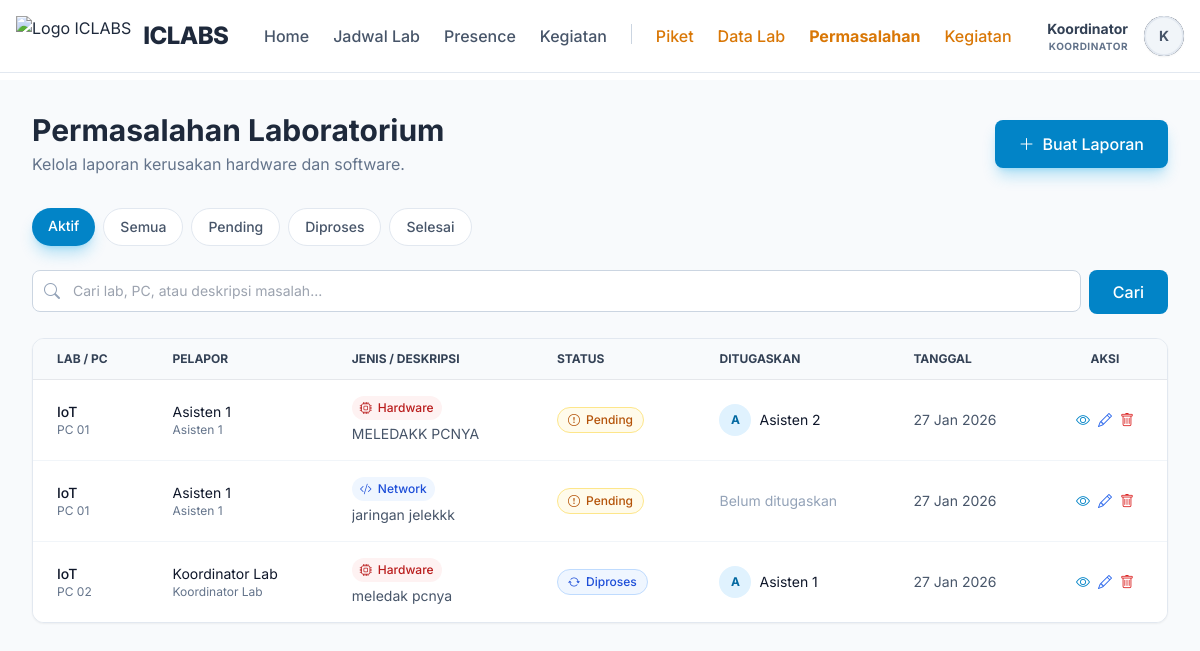
The app's page /public/koordinator/problems (signed in) with its own data.
### tables this page shows
CREATE TABLE `lab_problems` (
  `id` int(11) NOT NULL AUTO_INCREMENT,
  `laboratory_id` int(11) NOT NULL,
  `pc_number` varchar(50) DEFAULT NULL,
  `problem_type` enum('hardware','software','network','other') NOT NULL,
  `description` text NOT NULL,
  `status` enum('reported','in_progress','resolved') DEFAULT 'reported',
  `reported_by` int(11) NOT NULL,
  `assigned_to` int(11) DEFAULT NULL,
  `reported_at` timestamp NOT NULL DEFAULT current_timestamp(),
  `started_at` datetime DEFAULT NULL,
  `completed_at` datetime DEFAULT NULL,
  PRIMARY KEY (`id`),
  KEY `reported_by` (`reported_by`),
  KEY `idx_lab_problems_status` (`status`),
  KEY `idx_lab_problems_lab` (`laboratory_id`),
  KEY `fk_lab_problems_assigned` (`assigned_to`),
  CONSTRAINT `fk_lab_problems_assigned` FOREIGN KEY (`assigned_to`) REFERENCES `users` (`id`) ON DELETE SET NULL,
  CONSTRAINT `lab_problems_ibfk_1` FOREIGN KEY (`laboratory_id`) REFERENCES `laboratories` (`id`) ON DELETE CASCADE,
  CONSTRAINT `lab_problems_ibfk_2` FOREIGN KEY (`reported_by`) REFERENCES `users` (`id`) ON DELETE CASCADE
);

CREATE TABLE `laboratories` (
  `id` int(11) NOT NULL AUTO_INCREMENT,
  `lab_name` varchar(100) NOT NULL,
  `image` varchar(255) DEFAULT NULL,
  `description` text DEFAULT NULL,
  `pc_count` int(11) DEFAULT 0,
  `tv_count` int(11) DEFAULT 0,
  `capacity` int(11) DEFAULT 0,
  `status` enum('active','maintenance','inactive') DEFAULT 'active',
  `location` varchar(100) DEFAULT NULL,
  `building` varchar(50) DEFAULT NULL,
  `floor` varchar(10) DEFAULT NULL,
  `room_number` varchar(20) DEFAULT NULL,
  PRIMARY KEY (`id`)
);

CREATE TABLE `users` (
  `id` int(11) NOT NULL AUTO_INCREMENT,
  `name` varchar(100) NOT NULL,
  `email` varchar(100) NOT NULL,
  `phone` varchar(20) DEFAULT NULL,
  `password` varchar(255) NOT NULL,
  `role_id` int(11) NOT NULL,
  `status` enum('active','inactive') DEFAULT 'active',
  `created_at` timestamp NOT NULL DEFAULT current_timestamp(),
  PRIMARY KEY (`id`),
  UNIQUE KEY `email` (`email`),
  KEY `idx_users_email` (`email`),
  KEY `idx_users_role` (`role_id`),
  CONSTRAINT `users_ibfk_1` FOREIGN KEY (`role_id`) REFERENCES `roles` (`id`)
);

### app/views/koordinator/problems/index.php (the view, shortened to what the rows shown need)
<?php include APP_PATH . '/views/layouts/header.php'; ?>
<div class="bg-slate-50 min-h-screen py-8">
    <div class="max-w-7xl mx-auto px-4 sm:px-6 lg:px-8">
        <div class="flex flex-col md:flex-row justify-between items-center mb-8 gap-4">
            <div>
                <h1 class="text-3xl font-bold text-slate-800">Permasalahan Laboratorium</h1>
            </div>
        </div>
        <div class="bg-white rounded-xl shadow-sm border border-slate-200 overflow-hidden">
            <?php if (empty($problems)): ?>
                <div class="p-12 text-center">
                    <div class="w-20 h-20 bg-slate-50 rounded-full flex items-center justify-center mx-auto mb-4">
                        <i class="bi bi-clipboard-check text-4xl text-slate-300"></i>
                    </div>
                    <h3 class="text-lg font-medium text-slate-900">Tidak ada masalah ditemukan</h3>
                    <p class="text-slate-500 mt-1">
                        <?php if (!empty($filters['search'])): ?>
                            Tidak ada hasil untuk pencarian "<?= htmlspecialchars($filters['search']) ?>"
                        <?php else: ?>
                            Saat ini tidak ada laporan permasalahan dengan filter ini.
                        <?php endif; ?>
                    </p>
                </div>
            <?php else: ?>
                <div class="overflow-x-auto">
                    <table class="w-full text-sm text-left text-slate-500">
                        <thead class="text-xs text-slate-700 uppercase bg-slate-50 border-b">
                            <tr>
                                <th scope="col" class="px-6 py-3">Lab / PC</th>
                                <th scope="col" class="px-6 py-3">Pelapor</th>
                                <th scope="col" class="px-6 py-3">Jenis / Deskripsi</th>
                                <th scope="col" class="px-6 py-3">Status</th>
                                <th scope="col" class="px-6 py-3">Ditugaskan</th>
                                <th scope="col" class="px-6 py-3">Tanggal</th>
                                <th scope="col" class="px-6 py-3 text-center">Aksi</th>
                            </tr>
                        </thead>
                        <tbody class="divide-y divide-slate-100">
                            <?php foreach ($problems as $problem): ?>
                                <tr class="bg-white hover:bg-slate-50">
                                    <td class="px-6 py-4">
                                        <div class="font-medium text-slate-900"><?= htmlspecialchars($problem['lab_name']) ?></div>
                                        <?php if ($problem['pc_number']): ?>
                                            <div class="text-xs text-slate-500">PC <?= htmlspecialchars($problem['pc_number']) ?></div>
                                        <?php endif; ?>
                                    </td>
                                    <td class="px-6 py-4">
                                        <div class="text-slate-900"><?= htmlspecialchars($problem['reporter_name'] ?? '-') ?></div>
                                        <div class="text-xs text-slate-500"><?= htmlspecialchars($problem['reported_by_name'] ?? 'System') ?></div>
                                    </td>
                                    <td class="px-6 py-4">
                                        <div class="inline-flex items-center gap-1.5 px-2 py-1 rounded-full text-xs font-medium <?= $problem['problem_type'] == 'hardware' ? 'bg-red-50 text-red-700' : 'bg-blue-50 text-blue-700' ?>">
                                            <i class="bi bi-<?= $problem['problem_type'] == 'hardware' ? 'cpu' : 'code-slash' ?>"></i>
                                            <?= ucfirst($problem['problem_type']) ?>
                                        </div>
                                        <div class="text-slate-600 mt-1 line-clamp-1"><?= htmlspecialchars($problem['description']) ?></div>
                                    </td>
                                    <td class="px-6 py-4">
                                        <?php
                                        $statusStyles = [
                                            'reported' => 'bg-amber-50 text-amber-700 border-amber-200',
                                            'in_progress' => 'bg-blue-50 text-blue-700 border-blue-200',
                                            'resolved' => 'bg-emerald-50 text-emerald-700 border-emerald-200'
                                        ];
                                        $statusIcons = [
                                            'reported' => 'exclamation-circle',
                                            'in_progress' => 'arrow-repeat',
                                            'resolved' => 'check-circle'
                                        ];
                                        $statusLabels = [
                                            'reported' => 'Pending',
                                            'in_progress' => 'Diproses',
                                            'resolved' => 'Selesai'
                                        ];
                                        $statusClass = $statusStyles[$problem['status']] ?? 'bg-slate-50 text-slate-700';
                                        $statusIcon = $statusIcons[$problem['status']] ?? 'circle';
                                        $statusLabel = $statusLabels[$problem['status']] ?? ucfirst($problem['status']);
                                        ?>
                                        <span class="inline-flex items-center gap-1.5 px-2.5 py-1 border rounded-full text-xs font-medium <?= $statusClass ?>">
                                            <i class="bi bi-<?= $statusIcon ?>"></i>
                                            <?= $statusLabel ?>
                                        </span>
                                    </td>
                                    <td class="px-6 py-4">
                                        <?php if (!empty($problem['assigned_to_name'])): ?>
                                            <div class="flex items-center gap-2">
                                                <div class="w-8 h-8 bg-sky-100 rounded-full flex items-center justify-center">
                                                    <span class="text-xs font-bold text-sky-700"><?= strtoupper(substr($problem['assigned_to_name'], 0, 1)) ?></span>
                                                </div>
                                                <span class="text-slate-900"><?= htmlspecialchars($problem['assigned_to_name']) ?></span>
                                            </div>
                                        <?php else: ?>
                                            <span class="text-slate-400">Belum ditugaskan</span>
                                        <?php endif; ?>
                                    </td>
                                    <td class="px-6 py-4 text-slate-600">
                                        <?= date('d M Y', strtotime($problem['reported_at'])) ?>
                                    </td>
                                    <td class="px-6 py-4">
                                        <div class="flex items-center justify-center gap-2">
                                            <a href="<?= url('/koordinator/problems/' . $problem['id']) ?>" class="text-sky-600 hover:text-sky-800 font-medium" title="Lihat Detail">
                                                <i class="bi bi-eye"></i>
                                            </a>
                                            <a href="<?= url('/koordinator/problems/' . $problem['id'] . '/edit') ?>" class="text-blue-600 hover:text-blue-800 font-medium" title="Edit">
                                                <i class="bi bi-pencil"></i>
                                            </a>
                                            <button type="button" class="btn-delete text-red-600 hover:text-red-800 font-medium" title="Hapus" data-problem-id="<?= $problem['id'] ?>" data-description="<?= htmlspecialchars($problem['description']) ?>">
                                                <i class="bi bi-trash"></i>
                                            </button>
                                        </div>
                                    </td>
                                </tr>
                            <?php endforeach; ?>
                        </tbody>
                    </table>
                </div>
            <?php endif; ?>
        </div>
    </div>
</div>

### records on screen
lab_problems: laboratory.lab_name "IoT", pc_number "01", reported_by.name "Asisten 1", problem_type "Hardware", description "MELEDAKK PCNYA", status "Pending", assigned_to.name "A", assigned_to.name "Asisten 2", reported_at "27 Jan 2026"
lab_problems: laboratory.lab_name "IoT", pc_number "01", reported_by.name "Asisten 1", problem_type "Network", description "jaringan jelekkk", status "Pending", shows "Belum ditugaskan", reported_at "27 Jan 2026"
lab_problems: laboratory.lab_name "IoT", pc_number "02", reported_by.name "Koordinator Lab", problem_type "Hardware", description "meledak pcnya", status "Diproses", assigned_to.name "A", assigned_to.name "Asisten 1", reported_at "27 Jan 2026"

### other values on screen
explode(' ', $_SESSION['user_name'])[0] "Koordinator"
getUserRole() "KOORDINATOR"
substr($_SESSION['user_name'] ?? 'U', 0, 1) "K"
